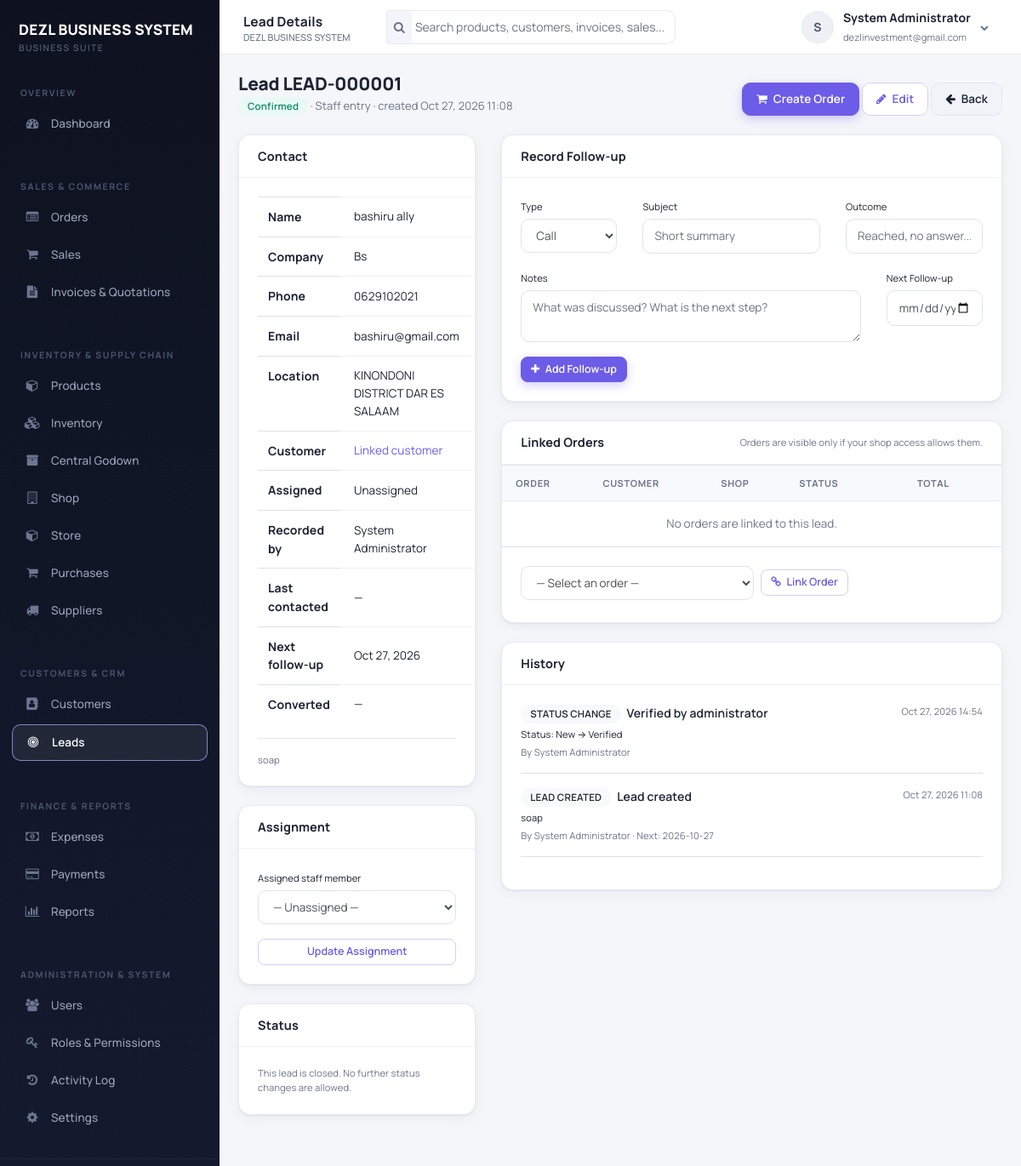
The app's page /lead-view.php?id=1 (signed in), older data.
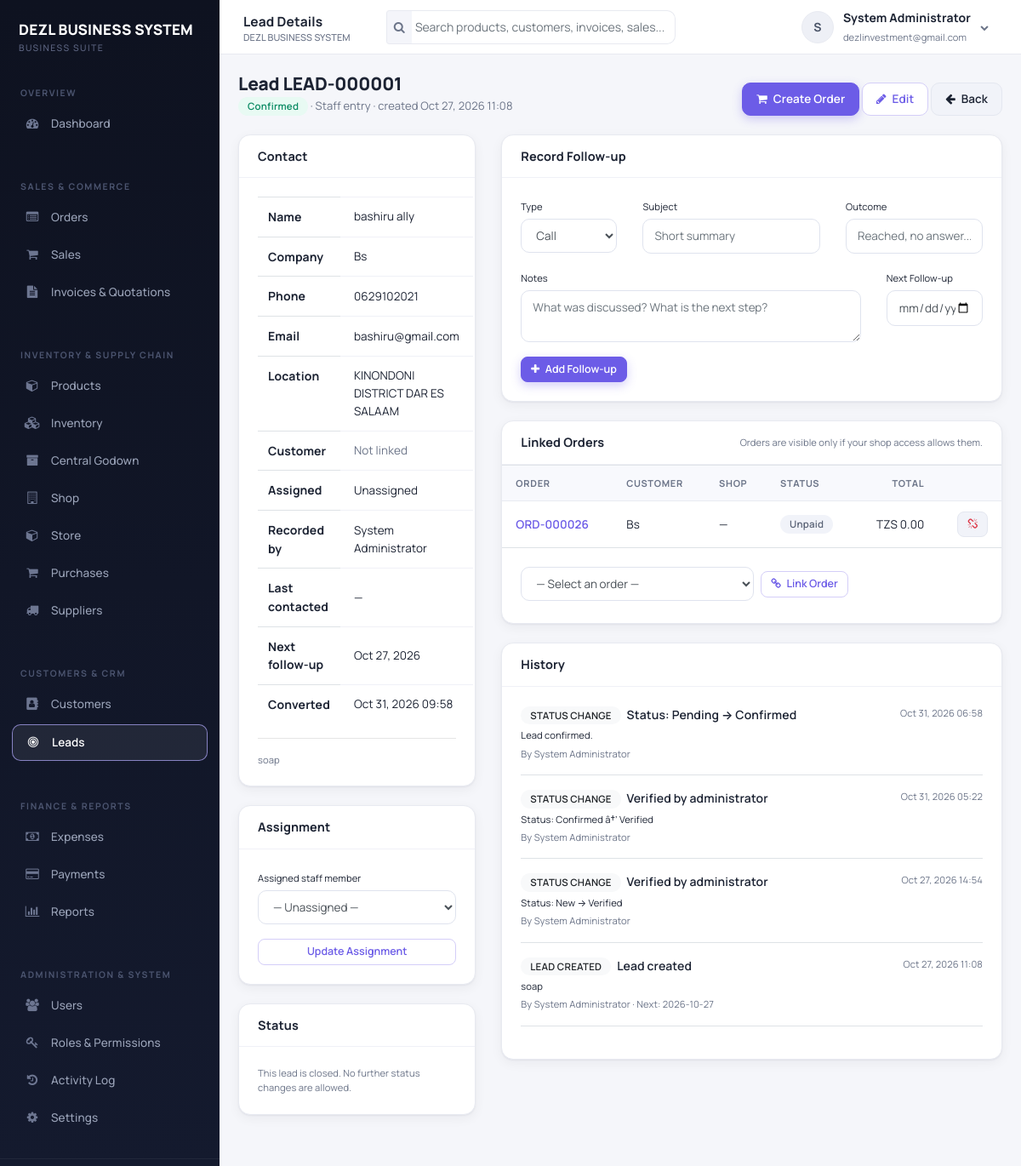
The same page, newer data.
### tables this page shows
CREATE TABLE `activities` (
  `activity_id` int(10) UNSIGNED NOT NULL,
  `tenant_id` int(10) UNSIGNED NOT NULL,
  `contact_id` int(10) UNSIGNED DEFAULT NULL,
  `lead_id` int(10) UNSIGNED DEFAULT NULL,
  `order_id` int(10) UNSIGNED DEFAULT NULL,
  `subject` varchar(191) DEFAULT NULL,
  `activity_type` varchar(20) NOT NULL DEFAULT 'note',
  `notes` text DEFAULT NULL,
  `outcome` varchar(100) DEFAULT NULL,
  `due_date` date DEFAULT NULL,
  `status` varchar(50) DEFAULT 'pending',
  `created_by` int(10) UNSIGNED DEFAULT NULL,
  `assigned_to` int(10) UNSIGNED DEFAULT NULL,
  `created_at` timestamp NOT NULL DEFAULT current_timestamp()
);

CREATE TABLE `users` (
  `user_id` int(10) UNSIGNED NOT NULL,
  `tenant_id` int(10) UNSIGNED NOT NULL,
  `username` varchar(100) NOT NULL,
  `email` varchar(191) NOT NULL,
  `password_hash` varchar(255) NOT NULL,
  `first_name` varchar(100) NOT NULL,
  `last_name` varchar(100) NOT NULL,
  `phone` varchar(50) DEFAULT NULL,
  `is_active` tinyint(1) NOT NULL DEFAULT 1,
  `last_login` datetime DEFAULT NULL,
  `created_at` timestamp NOT NULL DEFAULT current_timestamp()
);

CREATE TABLE `leads` (
  `lead_id` int(10) UNSIGNED NOT NULL,
  `tenant_id` int(10) UNSIGNED NOT NULL,
  `lead_number` varchar(30) NOT NULL,
  `contact_id` int(10) UNSIGNED DEFAULT NULL,
  `contact_name` varchar(191) NOT NULL,
  `company_name` varchar(191) DEFAULT NULL,
  `phone` varchar(50) DEFAULT NULL,
  `email` varchar(191) DEFAULT NULL,
  `location` varchar(255) DEFAULT NULL,
  `source` varchar(20) NOT NULL DEFAULT 'staff',
  `status` varchar(20) NOT NULL DEFAULT 'pending',
  `assigned_to` int(10) UNSIGNED DEFAULT NULL,
  `next_follow_up_at` date DEFAULT NULL,
  `last_contacted_at` datetime DEFAULT NULL,
  `notes` text DEFAULT NULL,
  `lost_reason` varchar(255) DEFAULT NULL,
  `converted_at` datetime DEFAULT NULL,
  `created_by` int(10) UNSIGNED DEFAULT NULL,
  `created_at` timestamp NOT NULL DEFAULT current_timestamp(),
  `updated_at` timestamp NOT NULL DEFAULT current_timestamp() ON UPDATE current_timestamp()
);

CREATE TABLE `orders` (
  `order_id` int(10) UNSIGNED NOT NULL,
  `tenant_id` int(10) UNSIGNED NOT NULL,
  `order_number` varchar(30) NOT NULL,
  `contact_id` int(10) UNSIGNED DEFAULT NULL,
  `lead_id` int(10) UNSIGNED DEFAULT NULL,
  `customer_name` varchar(191) NOT NULL,
  `customer_phone` varchar(50) NOT NULL,
  `customer_location` varchar(255) NOT NULL,
  `customer_email` varchar(191) DEFAULT NULL,
  `source` varchar(20) NOT NULL DEFAULT 'staff',
  `status` varchar(30) DEFAULT 'unpaid',
  `currency_code` varchar(10) NOT NULL DEFAULT 'TZS',
  `subtotal` decimal(12,2) NOT NULL DEFAULT 0.00,
  `total` decimal(12,2) NOT NULL DEFAULT 0.00,
  `shop_id` int(10) UNSIGNED DEFAULT NULL,
  `warehouse_id` int(10) UNSIGNED DEFAULT NULL,
  `notes` text DEFAULT NULL,
  `assigned_to` int(10) UNSIGNED DEFAULT NULL,
  `created_by` int(10) UNSIGNED DEFAULT NULL,
  `confirmed_by` int(10) UNSIGNED DEFAULT NULL,
  `confirmed_at` datetime DEFAULT NULL,
  `rejected_by` int(10) UNSIGNED DEFAULT NULL,
  `rejected_at` datetime DEFAULT NULL,
  `rejection_reason` varchar(255) DEFAULT NULL,
  `cancelled_by` int(10) UNSIGNED DEFAULT NULL,
  `cancelled_at` datetime DEFAULT NULL,
  `cancel_reason` varchar(255) DEFAULT NULL,
  `fulfilled_by` int(10) UNSIGNED DEFAULT NULL,
  `fulfilled_at` datetime DEFAULT NULL,
  `fulfilled_invoice_id` int(10) UNSIGNED DEFAULT NULL,
  `fulfilled_invoice_number` varchar(100) DEFAULT NULL,
  `created_at` timestamp NOT NULL DEFAULT current_timestamp(),
  `updated_at` timestamp NOT NULL DEFAULT current_timestamp() ON UPDATE current_timestamp(),
  `Amount_paid` decimal(15,2) NOT NULL DEFAULT 0.00,
  `stage` varchar(30) DEFAULT 'shop'
);

### lead-view.php (the view, shortened to what the changed rows need)
<?php
require_once 'header.php';
require_once 'auth_check.php';
$id = (int)($_GET['id'] ?? 0);
$lead = fetch_one(
    "SELECT l.*,
            ua.first_name assignee_first, ua.last_name assignee_last,
            uc.first_name creator_first, uc.last_name creator_last,
            c.first_name contact_first, c.last_name contact_last, c.company_name contact_company,
            c.customer_number contact_customer_number, c.phone contact_phone, c.mobile contact_mobile
     FROM leads l
     LEFT JOIN users ua ON ua.user_id = l.assigned_to
     LEFT JOIN users uc ON uc.user_id = l.created_by
     LEFT JOIN contacts c ON c.contact_id = l.contact_id AND c.tenant_id = l.tenant_id
     WHERE l.lead_id = ? AND l.tenant_id = ?",
    $id,
    $current_user->tenant_id
);
$can_orders = can('manage_orders');
$linked_orders = [];
if ($can_orders) {
    [$scope_sql, $scope_params] = order_visibility_clause('o');
    $linked_orders = fetch_all(
        "SELECT o.order_id, o.order_number, o.customer_name, o.status, o.total, o.currency_code, o.created_at,
                s.name shop_name
         FROM orders o
         LEFT JOIN shops s ON s.shop_id = o.shop_id AND s.tenant_id = o.tenant_id
         WHERE o.tenant_id = ? AND o.lead_id = ?{$scope_sql}
         ORDER BY o.created_at DESC",
        ...array_merge([(int)$current_user->tenant_id, $id], $scope_params)
    );
}
$activities = fetch_all(
    "SELECT a.*, u.first_name, u.last_name
     FROM activities a
     LEFT JOIN users u ON u.user_id = a.created_by
     WHERE a.tenant_id = ? AND a.lead_id = ?
     ORDER BY a.created_at DESC, a.activity_id DESC",
    $current_user->tenant_id,
    $id
);
$statuses = lead_statuses();
$status = $lead['status'];
require_once 'navbar.php';
?>
<div class="page-head">
    <div>
        <h1 class="page-title">Lead <?php echo e($lead['lead_number']); ?></h1>
        <div class="page-sub">
            <span class="badge badge-<?php echo e(lead_status_class($status)); ?>"><?php echo e($statuses[$status] ?? $status); ?></span>
            &middot; <?php echo e(source_label($lead['source'])); ?>
            &middot; created <?php echo e(date('M d, Y H:i', strtotime($lead['created_at']))); ?>
        </div>
    </div>
</div>
<div class="row">
    <div class="col-lg-4 mb-3">
        <div class="card">
            <div class="card-body">
                <table class="table mb-0">
                    <tbody>
                        <tr><th>Name</th><td><?php echo e($lead['contact_name']); ?></td></tr>
                        <tr><th>Company</th><td><?php echo e($lead['company_name'] ?: '—'); ?></td></tr>
                        <tr><th>Phone</th><td><?php echo e($lead['phone'] ?: ($lead['contact_phone'] ?: ($lead['contact_mobile'] ?: '—'))); ?></td></tr>
                        <tr><th>Email</th><td><?php echo e($lead['email'] ?: '—'); ?></td></tr>
                        <tr><th>Location</th><td><?php echo e($lead['location'] ?: '—'); ?></td></tr>
                        <tr>
                            <th>Customer</th>
                            <td>
                                <?php if ($lead['contact_id']): ?>
                                    <a href="customer-view.php?id=<?php echo (int)$lead['contact_id']; ?>">
                                        <?php echo e(trim(($lead['contact_first'] ?? '') . ' ' . ($lead['contact_last'] ?? '')) ?: ($lead['contact_company'] ?? 'Linked customer')); ?>
                                    </a>
                                <?php else: ?>
                                    <span class="text-muted">Not linked</span>
                                <?php endif; ?>
                            </td>
                        </tr>
                        <tr><th>Assigned</th><td><?php echo e(trim(($lead['assignee_first'] ?? '') . ' ' . ($lead['assignee_last'] ?? '')) ?: 'Unassigned'); ?></td></tr>
                        <tr><th>Recorded by</th><td><?php echo e(trim(($lead['creator_first'] ?? '') . ' ' . ($lead['creator_last'] ?? '')) ?: '—'); ?></td></tr>
                        <tr><th>Last contacted</th><td><?php echo $lead['last_contacted_at'] ? e(date('M d, Y H:i', strtotime($lead['last_contacted_at']))) : '—'; ?></td></tr>
                        <tr><th>Next follow-up</th><td><?php echo $lead['next_follow_up_at'] ? e(date('M d, Y', strtotime($lead['next_follow_up_at']))) : '—'; ?></td></tr>
                        <tr><th>Converted</th><td><?php echo $lead['converted_at'] ? e(date('M d, Y H:i', strtotime($lead['converted_at']))) : '—'; ?></td></tr>
                    </tbody>
                </table>
                <?php if (!empty($lead['notes'])): ?>
                    <hr>
                    <div class="small text-muted"><?php echo nl2br(e($lead['notes'])); ?></div>
                <?php endif; ?>
            </div>
        </div>
    </div>
    <div class="col-lg-8 mb-3">
        <?php if ($can_orders): ?>
        <div class="card">
            <div class="card-body p-0">
                <div class="table-responsive">
                    <table class="table mb-0">
                        <thead><tr><th>Order</th><th>Customer</th><th>Shop</th><th>Status</th><th class="text-right">Total</th><th></th></tr></thead>
                        <tbody>
                        <?php foreach ($linked_orders as $o): ?>
                            <tr>
                                <td><a href="order-view.php?id=<?php echo (int)$o['order_id']; ?>" class="font-weight-semibold"><?php echo e($o['order_number']); ?></a></td>
                                <td><?php echo e($o['customer_name']); ?></td>
                                <td><?php echo e($o['shop_name'] ?: '—'); ?></td>
                                <td><span class="badge badge-<?php echo e(order_status_class($o['status'])); ?>"><?php echo e(order_statuses()[$o['status']] ?? $o['status']); ?></span></td>
                                <td class="text-right"><?php echo e(money($o['total'], $o['currency_code'] ?: tenant_currency())); ?></td>
                                <td class="text-right">
                                    <form method="POST" action="order-action.php" onsubmit="return confirm('Unlink this order from the lead?');">
                                        <button type="submit" class="btn btn-sm btn-light text-danger" title="Unlink"><i class="fa fa-unlink"></i></button>
                                    </form>
                                </td>
                            </tr>
                        <?php endforeach; ?>
                        <?php if (!$linked_orders): ?>
                            <tr><td colspan="6" class="text-center text-muted py-3">No orders are linked to this lead.</td></tr>
                        <?php endif; ?>
                        </tbody>
                    </table>
                </div>
            </div>
        </div>
        <?php endif; ?>
        <div class="card">
            <div class="card-body">
                <div class="timeline">
                    <?php foreach ($activities as $a): ?>
                        <div class="timeline-item mb-3 pb-3 border-bottom">
                            <div class="d-flex justify-content-between">
                                <div>
                                    <span class="badge badge-light text-uppercase"><?php echo e(activity_type_label($a['activity_type'])); ?></span>
                                    <?php if (!empty($a['subject'])): ?>
                                        <span class="font-weight-semibold ml-1"><?php echo e($a['subject']); ?></span>
                                    <?php endif; ?>
                                </div>
                                <small class="text-muted"><?php echo e(date('M d, Y H:i', strtotime($a['created_at']))); ?></small>
                            </div>
                            <?php if (!empty($a['notes'])): ?>
                                <div class="small mt-1"><?php echo nl2br(e($a['notes'])); ?></div>
                            <?php endif; ?>
                            <div class="small text-muted mt-1">
                                By <?php echo e(trim(($a['first_name'] ?? '') . ' ' . ($a['last_name'] ?? '')) ?: 'System'); ?>
                                <?php if (!empty($a['due_date'])): ?>&middot; Next: <?php echo e($a['due_date']); ?><?php endif; ?>
                            </div>
                        </div>
                    <?php endforeach; ?>
                </div>
            </div>
        </div>
    </div>
</div>
<?php require_once 'footer.php'; ?>

Row changes from the older to the newer data that the page shows:
changed leads "LEAD-000001": contact_id 10 → empty (drawn); converted_at (not shown) → "Oct 31, 2026 09:58"
added orders: order_number "ORD-000026", customer_name "Bs", shop_name "—", status "Unpaid", total+currency_code "TZS 0.00"
added activities: activity_type "STATUS CHANGE", subject "Status: Pending → Confirmed", created_at "Oct 31, 2026 06:58", notes "Lead confirmed.", users.first_name+last_name "System Administrator"
added activities: activity_type "STATUS CHANGE", subject "Verified by administrator", created_at "Oct 31, 2026 05:22", notes "Status: Confirmed â†’ Verified", users.first_name+last_name "System Administrator"
Text that changed along with them:
text no longer shown: "Linked customer — No orders are linked to this lead."
text now shown: "Not linked"
